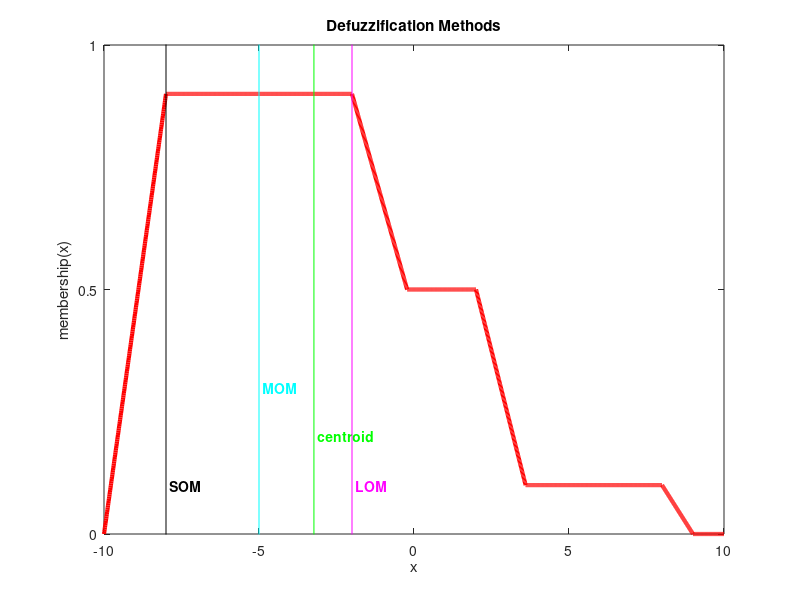

Source code (MATLAB): (Note: this script raises an error after producing the figure.)
% https://www.mathworks.com/help/fuzzy/examples/defuzzification-methods.html
% Defuzzification methods
% Defuzzification: making a fuzzy quantity crisp.
% Calculation of a crisp value from a fuzzy value
% roughly, defuzzification is correspondening to threshold in crisp set.
% There many defuzzification methods in the literature.
% help defuzz
% Syntax:  out = defuzz(x,mf,type)
% type can be ;
% centroid: centroid of area
% bisector: bisector of area
% mom: mean value of maximum
% som: smallest (absolute) value of maximum
% lom: largest (absolute) value of maximum

clc
close all
%% Part-1 : Defuzzification methods study:
% Also have a look at Defuzzification demo under Fuzzy Logic Toolbox demos
% of MATLAB ("Start/Toolboxes/Fuzzy Logic/Demos/Defuzzification")
gray = 0.7*[1 1 1];
x = -10:0.01:10;
mf1 = trapmf(x,[-10 -8 -2 2]);
mf2 = trapmf(x,[-5 -3 2 4]);
mf3 = trapmf(x,[2 3 8 9]);
mf = max(0.5*mf2,max(0.9*mf1,0.1*mf3));
figure(1)
plot(x,mf,'r','LineWidth',3);
set(gca,'YLim',[-1 1],'YTick',[0 .5 1])
axis([-10 10 0 1])
title('Defuzzification Methods')
xlabel('x')
ylabel('membership(x)')
pause
% 1. Centroid Defuzzification
% Centroid defuzzification returns the center of area under the curve. If
% you think of the area as a plate of equal density, the centroid is the
% point along the x axis about which this shape would balance.
x1 = defuzz(x,mf,'centroid');
h1 = line([x1 x1],[-0.2 1.2],'Color','g');
t1 = text(x1,0.2,' centroid','Color','green','FontWeight','bold');
pause
% 2. Bisector Method
% The bisector is the vertical line that will divide the region into two
% sub-regions of equal area. It is sometimes, but not always coincident with
% the centroid line.
x2 = defuzz(x,mf,'bisector');
h2 = line([x2 x2],[-0.4 1.2],'Color','b');
t2 = text(x2,0.4,' bisector','Color','b','FontWeight','bold');
pause
% 3,4,5. Middle, Smallest, and Largest of Maximum Methods
% MOM, SOM, and LOM stand for Middle, Smallest, and Largest of Maximum,
% respectively. These three methods key off the maximum value assumed by the
% aggregate membership function. In this example, because there is a plateau
% at the maximum value, they are distinct. If the aggregate membership
% function has a unique maximum, then MOM, SOM, and LOM all take on the same
% value.
x3 = defuzz(x,mf,'mom');
x4 = defuzz(x,mf,'som');
x5 = defuzz(x,mf,'lom');
h3 = line([x3 x3],[-0.7 1.2],'Color','c');
t3 = text(x3,0.3,' MOM','Color','c','FontWeight','bold');
h4 = line([x4 x4],[-0.8 1.2],'Color','k');
t4 = text(x4,0.1,' SOM','Color','k','FontWeight','bold');
h5 = line([x5 x5],[-0.6 1.2],'Color','m');
t5 = text(x5,0.1,' LOM','Color','m','FontWeight','bold');
pause
% Which of these methods is the right one? There's no simple answer. 
% But if you want to get started quickly, generally the centroid method is 
% good enough. Later you can always change your defuzzification method to 
% see if another method works better.
h2.Color = gray;
t2.Color = gray;
h3.Color = gray;
t3.Color = gray;
h4.Color = gray;
t4.Color = gray;
h5.Color = gray;
t5.Color = gray;
h1.Color = 'red';
t1.Color = 'red';
pause
%% Part-2 (mostly depends on the Part-1)
gray = 0.7*[1 1 1];
x = 0:0.01:12;
mf1 = trimf(x,[1 3 5]);
mf2 = trimf(x,[5 7 9]);
mf3 = trapmf(x,[2 4 10 11])*0.5;
subplot(211);plot(x,mf1,x,mf2,x,mf3);
title('Individual MFs')
mf = max(mf2,max(mf1,mf3));
subplot(212);plot(x,mf);
title('Membership Scheme')
pause
x1 = defuzz(x,mf,'centroid');
h1 = line([x1 x1],[-0.2 1.2],'Color','g');
t1 = text(x1,0.2,' centroid','Color','green','FontWeight','bold');
pause
x2 = defuzz(x,mf,'bisector');
h2 = line([x2 x2],[-0.4 1.2],'Color','b');
t2 = text(x2,0.4,' bisector','Color','b','FontWeight','bold');
pause
x3 = defuzz(x,mf,'mom');
x4 = defuzz(x,mf,'som');
x5 = defuzz(x,mf,'lom');
h3 = line([x3 x3],[-0.7 1.2],'Color','c');
t3 = text(x3,0.3,' MOM','Color','c','FontWeight','bold');
h4 = line([x4 x4],[-0.8 1.2],'Color','k');
t4 = text(x4,0.1,' SOM','Color','k','FontWeight','bold');
h5 = line([x5 x5],[-0.6 1.2],'Color','m');
t5 = text(x5,0.1,' LOM','Color','m','FontWeight','bold');
pause

h2.Color = gray;
t2.Color = gray;
h3.Color = gray;
t3.Color = gray;
h4.Color = gray;
t4.Color = gray;
h5.Color = gray;
t5.Color = gray;
h1.Color = 'red';
t1.Color = 'red';
